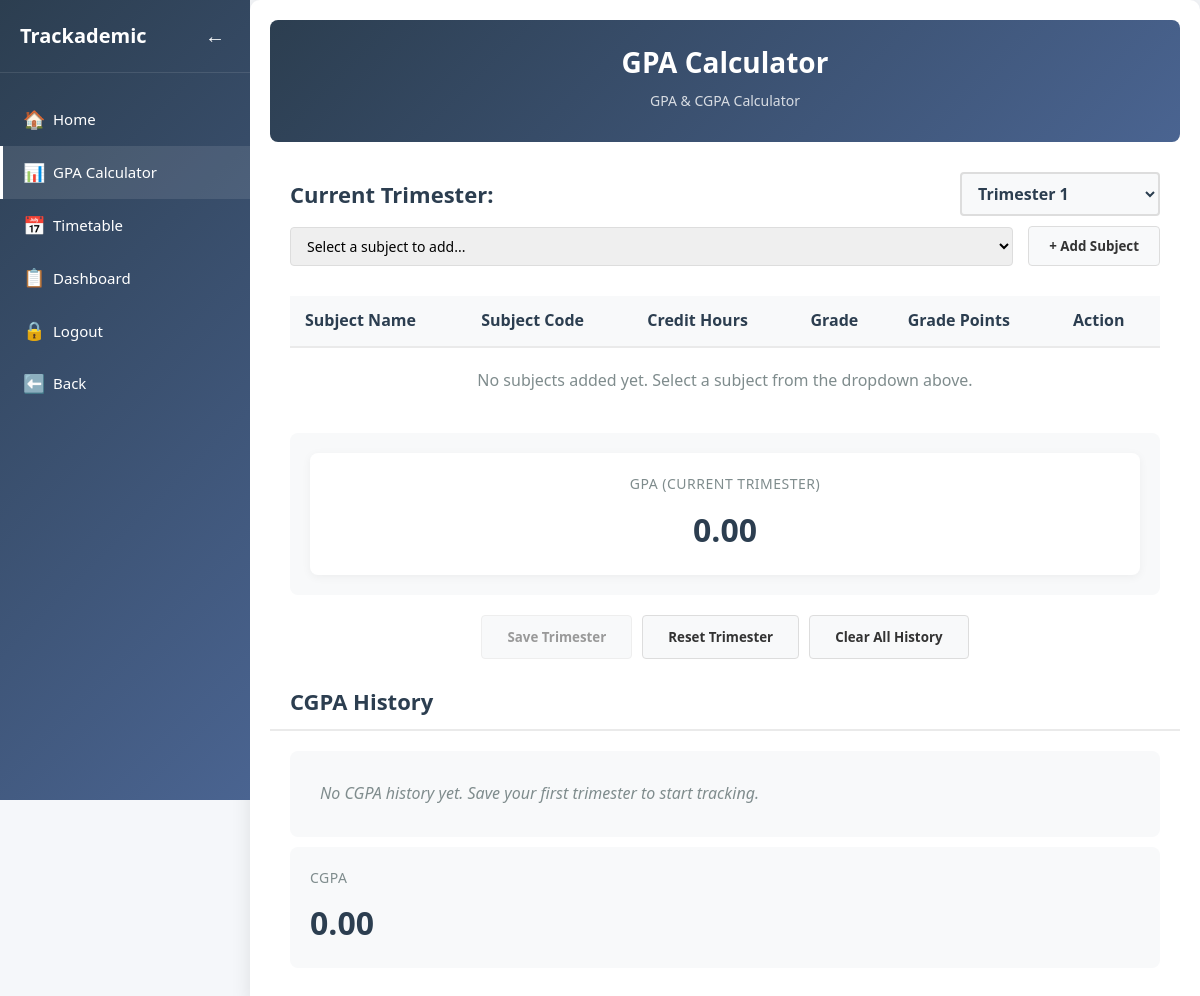
Before: /trackademic/calculator (signed in) with the older database file.
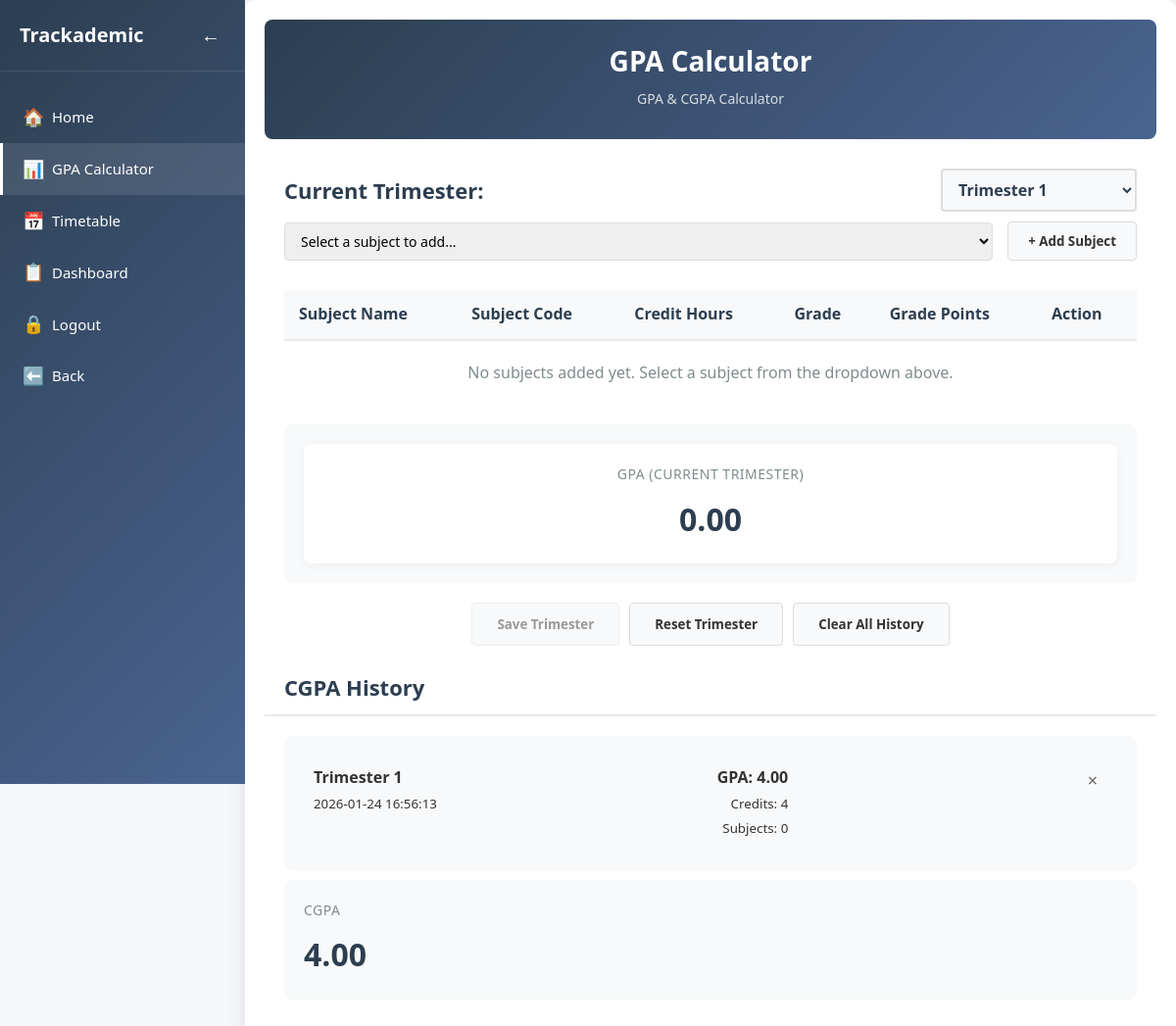
After: the same page with the newer database file.
### tables this page shows
CREATE TABLE gpa (
        gpa_id INTEGER PRIMARY KEY AUTOINCREMENT,
        user_id INTEGER NOT NULL,
        trimester TEXT NOT NULL,
        gpa REAL NOT NULL CHECK (gpa >= 0.0 AND gpa <= 4.0),
        total_credits INTEGER DEFAULT 0,
        total_grade_points REAL DEFAULT 0.0,
        created_at TIMESTAMP DEFAULT CURRENT_TIMESTAMP,
        FOREIGN KEY (user_id) REFERENCES trackademic_users(user_id),
        UNIQUE(user_id, trimester)
    );

### app.py (the view, shortened to what this page needs)
@app.route('/trackademic/calculator', methods=['GET', 'POST'])
def calculator():
    if 'user_id' not in session:
        return redirect('/login')
    user_id = session['user_id']
    current_trimester_key = f'calculator_current_trimester_{user_id}'
    current_subjects_key = f'calculator_current_subjects_{user_id}'
    for key in list(session.keys()):
        if key.startswith('calculator_') and not key.endswith(str(user_id)):
            session.pop(key, None)
    if current_trimester_key not in session:
        session[current_trimester_key] = 1
    if current_subjects_key not in session:
        session[current_subjects_key] = []
    current_trimester = session.get(current_trimester_key, 1)
    current_subjects = session.get(current_subjects_key, [])
    cgpa_history = []
    try:
        social_user_id = session['user_id']
        conn = get_db_connection()
        social_db = get_social_db_connection()
        social_user = social_db.execute(
            'SELECT email FROM users WHERE id = ?',
            (social_user_id,)
        ).fetchone()
        social_db.close()
        if social_user:
            track_user = conn.execute(
                'SELECT user_id FROM trackademic_users WHERE email = ?',
                (social_user['email'],)
            ).fetchone()
            if track_user:
                trackademic_user_id = track_user['user_id']
                gpa_records = conn.execute('''
                    SELECT gpa_id as id,
                           trimester,
                           gpa,
                           total_credits,
                           total_grade_points,
                           created_at as date
                    FROM gpa
                    WHERE user_id = ?
                    ORDER BY trimester
                ''', (trackademic_user_id,)).fetchall()
                for record in gpa_records:
                    trimester_name = record['trimester']
                    trimester_number = 1
                    if ' ' in trimester_name:
                        try:
                            trimester_number = int(trimester_name.split()[1])
                        except:
                            pass
                    cgpa_history.append({
                        'semester': trimester_name,
                        'trimester_number': trimester_number,
                        'date': record['date'] or datetime.datetime.now().strftime('%Y-%m-%d'),
                        'gpa': float(record['gpa']),
                        'total_credits': record['total_credits'] or 0,
                        'total_grade_points': record['total_grade_points'] or 0,
                        'subjects': []  # Subjects not stored in database, but we don't need them for display
                    })
        conn.close()
    except Exception as e:
        print(f"Error loading CGPA history from database: {e}")
    GRADE_SCALE = {
        'A+': 4.00,
        'A': 4.00,
        'A-': 3.67,
        'B+': 3.33,
        'B': 3.00,
        'B-': 2.67,
        'C+': 2.33,
        'C': 2.00,
        'C-': 1.67,
        'D+': 1.33,
        'D': 1.00,
        'F': 0.00
    }
    conn = get_db_connection()
    all_subjects = conn.execute('''
        SELECT subject_id as id,
               subject_name as name,
               subject_code as code,
               credit_hours as credits
        FROM subjects
        ORDER BY subject_code
    ''').fetchall()
    conn.close()
    current_gpa_data = calculate_gpa_server(current_subjects)
    overall_cgpa = calculate_cgpa_server(cgpa_history)
    return render_template('Calculator.html',
                         all_subjects=all_subjects,
                         current_trimester=current_trimester,
                         current_subjects=current_subjects,
                         grade_scale=GRADE_SCALE,
                         current_gpa_data=current_gpa_data,
                         cgpa_history=cgpa_history,
                         overall_cgpa=overall_cgpa,
                         app_mode='trackademic')

### app.py (called while the page is built, shortened)
def get_db_connection(database='trackademic.db'):
    try:
        conn = sqlite3.connect(database, timeout=10)
        conn.row_factory = sqlite3.Row
        conn.execute("PRAGMA foreign_keys = ON")
        return conn
    except sqlite3.Error as e:
        print(f"Database connection error: {e}")
        return None

def get_social_db_connection():
    return get_db_connection('social.db')

def calculate_gpa_server(subjects):
    GRADE_SCALE = {
        'A+': 4.00,
        'A': 4.00,
        'A-': 3.67,
        'B+': 3.33,
        'B': 3.00,
        'B-': 2.67,
        'C+': 2.33,
        'C': 2.00,
        'C-': 1.67,
        'D+': 1.33,
        'D': 1.00,
        'F': 0.00
    }
    total_credits = 0
    total_grade_points = 0
    subjects_with_grades = 0
    subjects_without_grades = 0
    gpa = total_grade_points / total_credits if total_credits > 0 else 0
    return {
        'total_credits': total_credits,
        'total_grade_points': total_grade_points,
        'gpa': gpa,
        'subjects_with_grades': subjects_with_grades,
        'subjects_without_grades': subjects_without_grades,
        'total_subjects': len(subjects)
    }

def calculate_cgpa_server(history):
    if not history:
        return 0.0
    total_cumulative_credits = 0
    total_cumulative_grade_points = 0
    for semester in history:
        total_cumulative_credits += semester.get('total_credits', 0)
        total_cumulative_grade_points += semester.get('total_grade_points', 0)
    cgpa = total_cumulative_grade_points / total_cumulative_credits if total_cumulative_credits > 0 else 0
    return cgpa

### templates/Calculator.html (shortened to what this page needs)
<!DOCTYPE html>
<html lang="en">
<head>
    <link rel="stylesheet" href="{{ url_for('static', filename='calculator.css') }}">
</head>
<body>
    <nav class="sidebar">
        <div class="sidebar-header">
            <h2>Trackademic</h2>
            <label for="sidebar-toggle" class="toggle-btn">
                <span class="toggle-icon">←</span>
            </label>
        </div>
        <div class="nav-links">
            <a href="/trackademic" class="nav-link">
                <span class="nav-icon">🏠</span>
                <span class="nav-text">Home</span>
            </a>
            <a href="/trackademic/calculator" class="nav-link active">
                <span class="nav-icon">📊</span>
                <span class="nav-text">GPA Calculator</span>
            </a>
            <a href="/trackademic/timetable" class="nav-link">
                <span class="nav-icon">📅</span>
                <span class="nav-text">Timetable</span>
            </a>
            <a href="/social/dashboard" class="nav-link">
                <span class="nav-icon">📋</span>
                <span class="nav-text">Dashboard</span>
            </a>
            <a href="/logout" class="nav-link">
                <span class="nav-icon">🔒</span>
                <span class="nav-text">Logout</span>
            </a>
            <a href="/trackademic" class="nav-link">
                <span class="nav-icon">⬅️</span>
                <span class="nav-text">Back</span>
            </a>
        </div>
    </nav>
    <div class="main-content">
        <div class="container">
            <header>
                <h1>GPA Calculator</h1>
                <p class="subtitle">GPA & CGPA Calculator</p>
            </header>
            <div class="trimester-selector">
                <div class="trimester-label">Current Trimester:</div>
                <form method="POST" action="/trackademic/calculator" style="display: inline;">
                    <select name="current_trimester" class="trimester-dropdown" onchange="this.form.submit()">
                        {% for i in range(1, 7) %}
                        <option value="{{ i }}" {% if current_trimester == i %}selected{% endif %}>Trimester {{ i }}</option>
                        {% endfor %}
                    </select>
                </form>
            </div>
            <form method="POST" action="/trackademic/calculator" class="add-subject-container">
                <select name="subject_to_add" class="subject-select">
                    <option value="">Select a subject to add...</option>
                </select>
                <button type="submit" class="add-btn" {% if not all_subjects %}disabled{% endif %}>+ Add Subject</button>
            </form>
            <table>
                <thead>
                    <tr>
                        <th>Subject Name</th>
                        <th>Subject Code</th>
                        <th>Credit Hours</th>
                        <th>Grade</th>
                        <th>Grade Points</th>
                        <th>Action</th>
                    </tr>
                </thead>
                <tbody id="subjects-tbody">
                    {% if current_subjects %}
                        {% for subject in current_subjects %}
                        <tr>
                            <td class="subject-name">{{ subject.name }}</td>
                            <td class="subject-code">{{ subject.code }}</td>
                            <td class="credit-hours">{{ subject.credits }}</td>
                            <td class="grade-select">
                                <form method="POST" action="/trackademic/calculator" style="display: inline;">
                                    <input type="hidden" name="action" value="update_grade_{{ subject.id }}">
                                    <select name="grade_{{ subject.id }}" onchange="this.form.submit()">
                                        <option value="">Select Grade</option>
                                        {% for grade, points in grade_scale.items() %}
                                        <option value="{{ grade }}" {% if subject.grade == grade %}selected{% endif %}>{{ grade }}</option>
                                        {% endfor %}
                                    </select>
                                </form>
                            </td>
                            <td class="grade-points" id="grade-points-{{ subject.id }}">
                                {% if subject.grade and subject.grade in grade_scale %}
                                {{ "%.2f"|format(grade_scale[subject.grade]) }}
                                {% else %}
                                0.00
                                {% endif %}
                            </td>
                            <td>
                                <form method="POST" action="/trackademic/calculator" style="display: inline;">
                                    <input type="hidden" name="action" value="remove_subject_{{ subject.id }}">
                                    <button type="submit" class="action-btn" title="Delete subject" onclick="return confirm('Remove this subject?')">
                                        ×
                                    </button>
                                </form>
                            </td>
                        </tr>
                        {% endfor %}
                    {% else %}
                        <tr>
                            <td colspan="6" style="text-align: center; padding: 20px; color: #7f8c8d;">
                                No subjects added yet. Select a subject from the dropdown above.
                            </td>
                        </tr>
                    {% endif %}
                </tbody>
            </table>
            <div class="results-container">
                <div class="result-box" id="gpa-box">
                    <div class="result-label">GPA (Current Trimester)</div>
                    <div class="result-value" id="gpa-result">{{ "%.2f"|format(current_gpa_data.gpa) }}</div>
                </div>
            </div>
            <div class="action-buttons">
                <form method="POST" action="/trackademic/calculator" style="display: inline;">
                    <button type="submit" class="save-btn" {% if not current_subjects or current_gpa_data.subjects_without_grades > 0 %}disabled{% endif %}>
                        Save Trimester
                    </button>
                </form>
                <form method="POST" action="/trackademic/calculator" style="display: inline;">
                    <button type="submit" class="reset-btn" onclick="return confirm('Reset current trimester? All subjects will be removed.')">
                        Reset Trimester
                    </button>
                </form>
                <form method="POST" action="/trackademic/calculator" style="display: inline;">
                    <button type="submit" class="reset-btn" onclick="return confirm('Clear ALL CGPA history? This cannot be undone.')">
                        Clear All History
                    </button>
                </form>
            </div>
            <h2>CGPA History</h2>
            <div class="cgpa-history" id="cgpa-history">
                {% if cgpa_history %}
                    {% for semester in cgpa_history %}
                    <div class="history-item">
                        <div>
                            <strong>{{ semester.semester }}</strong><br>
                            <small>{{ semester.date }}</small>
                        </div>
                        <div style="text-align: right;">
                            <div style="font-weight: bold;">GPA: {{ "%.2f"|format(semester.gpa) }}</div>
                            <small>Credits: {{ semester.total_credits }}</small><br>
                            <small>Subjects: {{ semester.subjects|length }}</small>
                        </div>
                        <div style="margin-left: 10px;">
                            <form method="POST" action="/trackademic/calculator" style="display: inline;">
                                <button type="submit" class="action-btn" title="Remove from history" onclick="return confirm('Remove this trimester from history?')">
                                    ×
                                </button>
                            </form>
                        </div>
                    </div>
                    {% endfor %}
                {% else %}
                    <div class="history-item" style="color: #7f8c8d; font-style: italic;">
                        No CGPA history yet. Save your first trimester to start tracking.
                    </div>
                {% endif %}
            </div>
            <div class="cgpa-summary">
                <div class="result-label">CGPA</div>
                <div class="result-value" id="cgpa-result">{{ "%.2f"|format(overall_cgpa) }}</div>
            </div>
        </div>
    </div>
</body>
</html>

Changed rows visible on the page:
added gpa: semester "Trimester 1", date "2026-01-24 16:56:13", gpa "4.00", total_credits "4", subjects|length "0"
Other visible differences:
{{ "%.2f"|format(overall_cgpa) }}: "0.00" → "4.00"
text no longer shown: "No CGPA history yet. Save your first trimester to start tracking."
